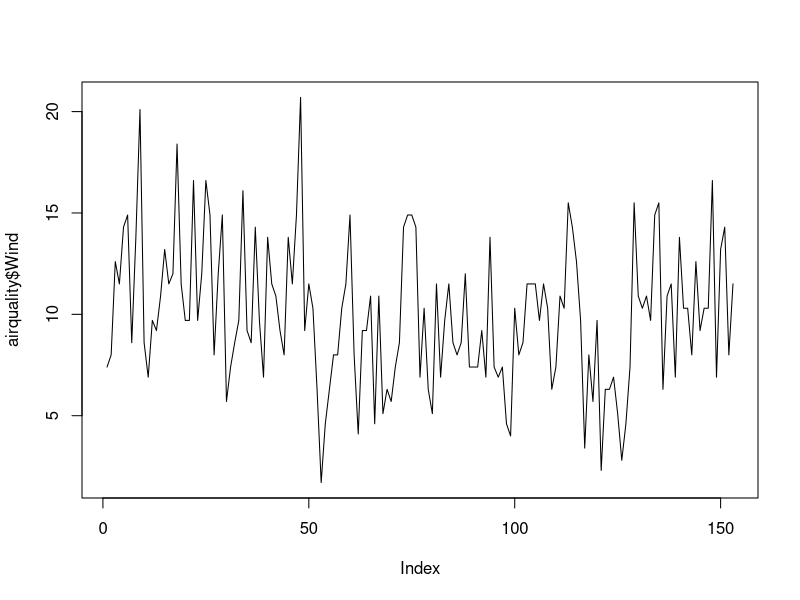
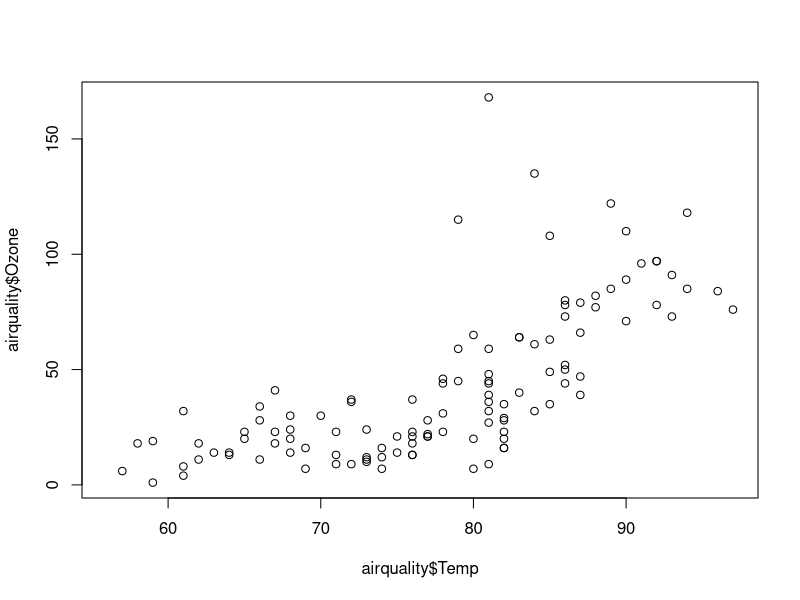
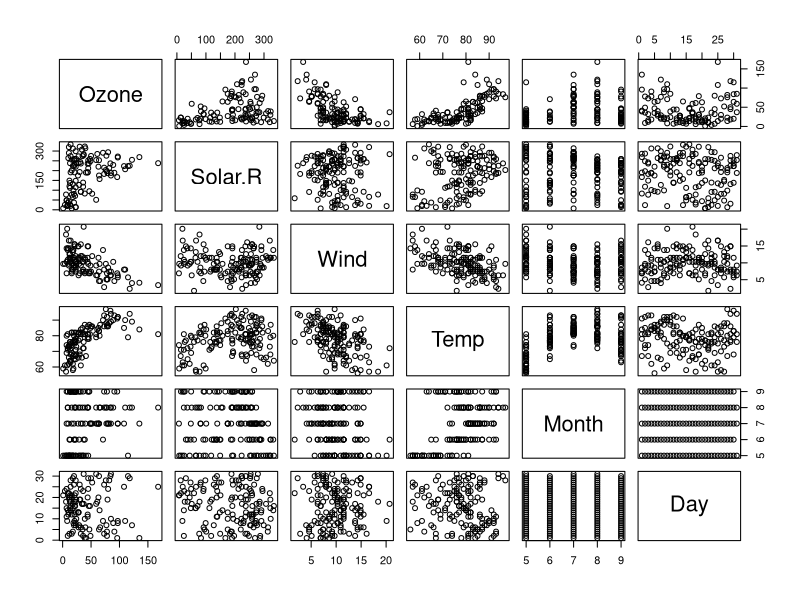
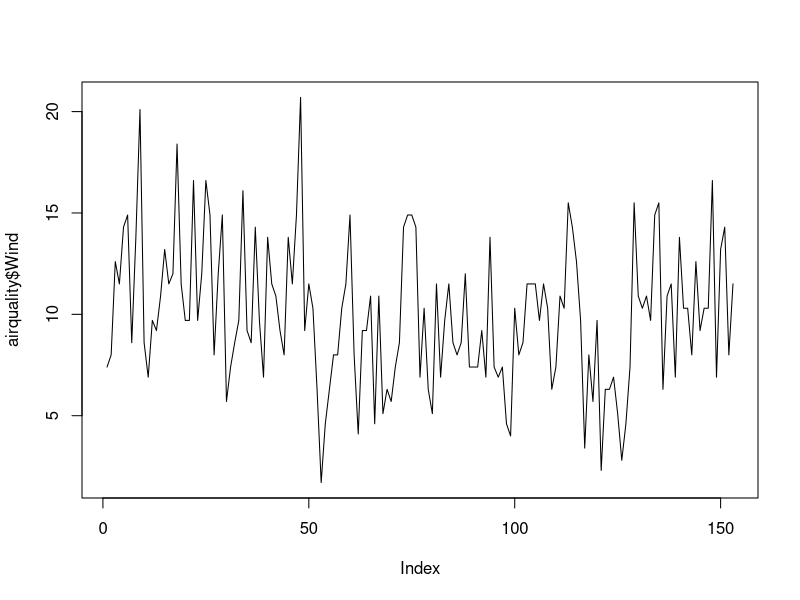
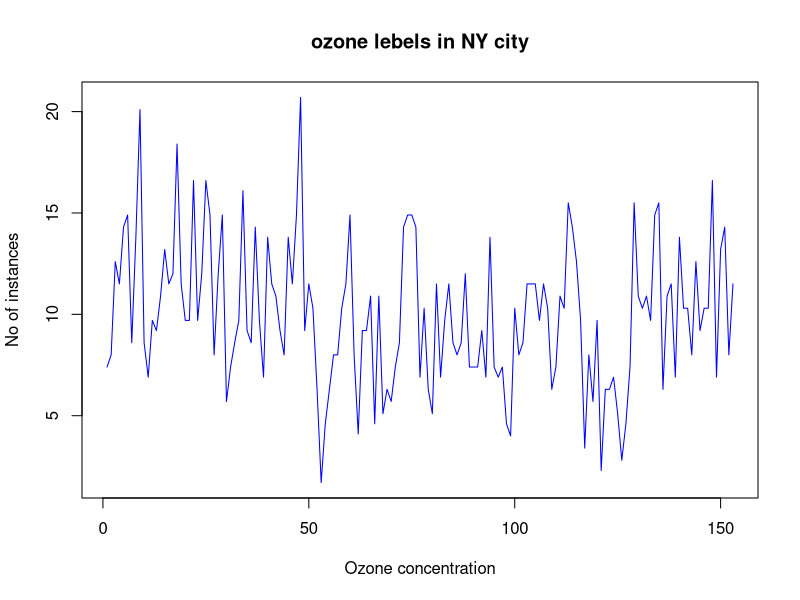
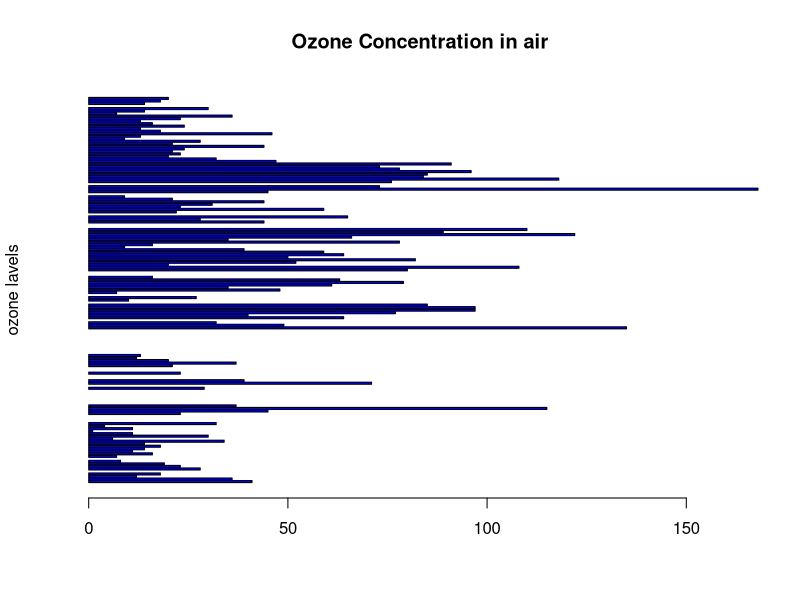
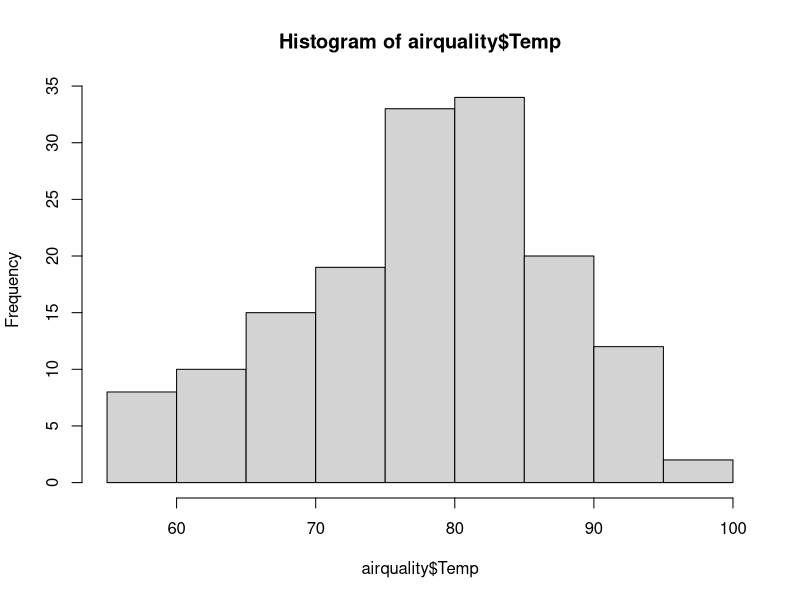
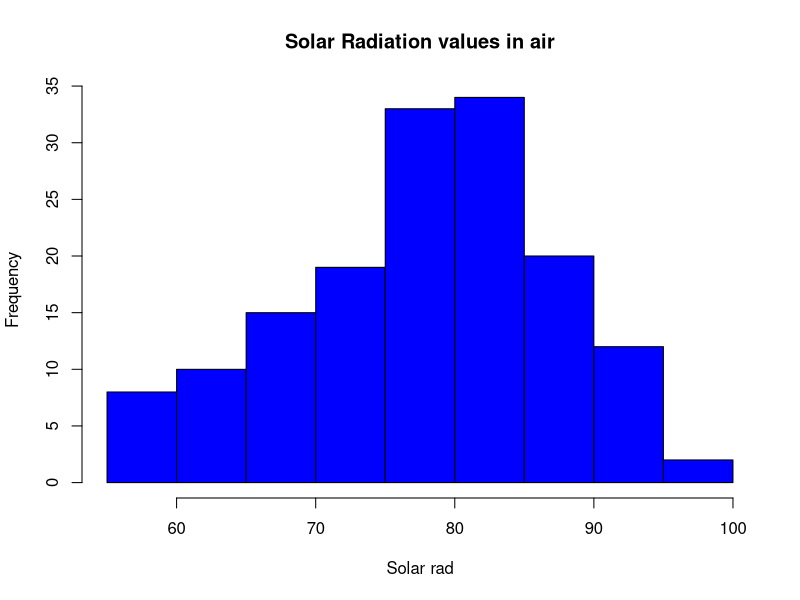

Recreate these plots in R, in order. (Note: this script raises an error after producing the figures.)

airquality<-datasets::airquality

#Top 10 rows and last 10 rows
head(airquality,10)
tail(airquality,10)

#columns
airquality[50:60,c(1,2)]

df<-airquality[,-6]

#Descriptive statistics
summary(airquality[,c(4,5)]) #generate for columns 2,3

airquality$Wind
airquality$Ozone
airquality$Temp
airquality$Solar.R

#summary
summary(airquality)
summary(airquality$Wind)

##################
#visualization
#sactter plot
plot(airquality$Wind,type="l")

plot(airquality$Temp,airquality$Ozone,type="p")

plot(airquality)

#points and lines 
plot(airquality$Wind,type="l")#p:point l:lines b:both
plot(airquality$Wind, xlab = 'Ozone concentration',
     ylab = 'No of instances', 
     main = 'ozone lebels in NY city',
     col = 'blue', type = 'l')

#Horizontal bar plot
barplot(airquality$Ozone, main = 'Ozone Concentration in air',
        ylab = 'ozone lavels', col = 'blue', horiz = T, axes = T)


#Histogram bar plot
hist(airquality$Temp)
hist(airquality$Temp,
     main = 'Solar Radiation values in air',
     xlab = 'Solar rad', col = 'blue')

#Single box plot
boxplot(airquality$Wind, main='Boxplot')
boxplot.stats(airquality$Wind)$out


boxplot.stats


#Multiple Box plots

boxplot(airquality[,1:4],main='multiple')

par(mfrow=c(3,3),mar=c(2,5,2,1), las=0, bty="0")

plot(airquality$Ozone)
plot(airquality$Ozone, airquality$Wind)
plot(airquality$Ozone, type = "l")
plot(airquality$Ozone, type = "l")
plot(airquality$Ozone, type = "l")
barplot(airquality$Ozone, main = 'Ozone Concentration in air',
        xlab = 'ozone levels', col = 'green', horiz = TRUE)
hist(airquality$Solar.R)
boxplot(airquality$Solar.R)
boxplot(airquality[,0:4], main ='multiple box plots')










